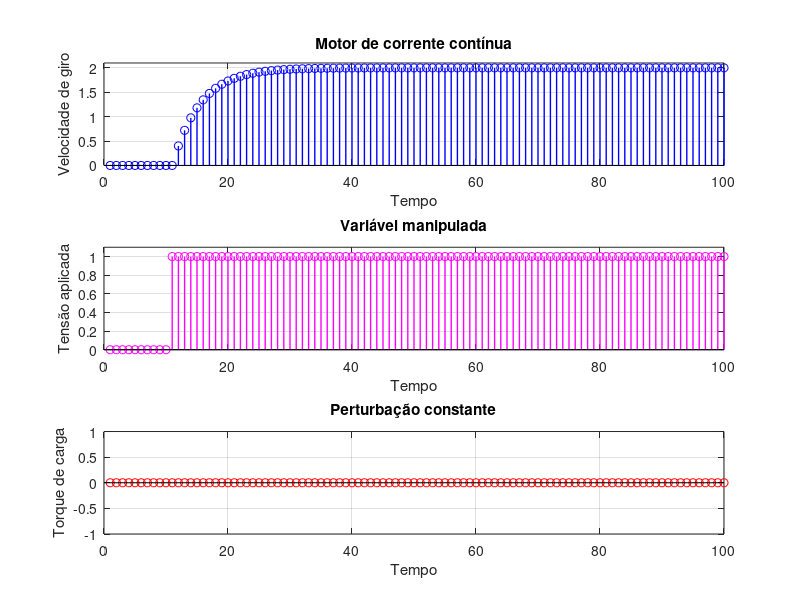

Recreate this plot in MATLAB.
% Sistema do Motor (Caso Discreto)

Ts = 1;
temposimulacao = 100;
npts = temposimulacao/Ts;
%t = k*Ts
%t/Ts = k amostra K

y = zeros(1,npts);
u = zeros(1,npts);
u(1,(10/Ts)+1:end) = ones(1,npts-(10/Ts));
q = zeros(1,npts);
q(1,(50/Ts)+1:end) = 0*ones(1,npts-(50/Ts));

for i=2:1:npts
    
    y(i) = 0.8*y(i-1) + 0.4*u(i-1) - 0.2*q(i-1);
    
end

subplot(3,1,1);
stem((1:1:npts), y, 'b', 'LineWidth', 1);
ylim([0 2.1])
title('Motor de corrente contínua')
xlabel('Tempo');
ylabel('Velocidade de giro')
grid on;

subplot(3,1,2)
stem((1:1:npts), u, 'm', 'LineWidth', 1);
ylim([0 1.1])
title('Variável manipulada');
xlabel('Tempo');
ylabel('Tensão aplicada');
grid on;

subplot(3,1,3);
stem(1:1:100, q, 'r', 'LineWidth', 1);
ylim([-1 1])
title('Perturbação constante');
xlabel('Tempo');
ylabel('Torque de carga');
grid on;
